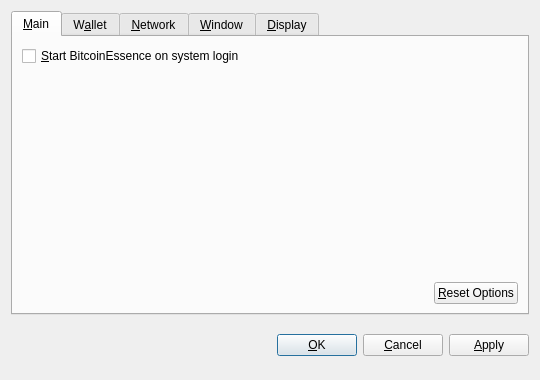
<?xml version="1.0" encoding="UTF-8"?>
<ui version="4.0">
 <class>OptionsDialog</class>
 <widget class="QDialog" name="OptionsDialog">
  <property name="geometry">
   <rect>
    <x>0</x>
    <y>0</y>
    <width>540</width>
    <height>380</height>
   </rect>
  </property>
  <property name="windowTitle">
   <string>Options</string>
  </property>
  <property name="modal">
   <bool>true</bool>
  </property>
  <layout class="QVBoxLayout" name="verticalLayout">
   <item>
    <widget class="QTabWidget" name="tabWidget">
     <property name="tabPosition">
      <enum>QTabWidget::North</enum>
     </property>
     <property name="currentIndex">
      <number>0</number>
     </property>
     <widget class="QWidget" name="tabMain">
      <attribute name="title">
       <string>&amp;Main</string>
      </attribute>
      <layout class="QVBoxLayout" name="verticalLayout_Main">
       <item>
        <widget class="QCheckBox" name="bitcoinAtStartup">
         <property name="toolTip">
          <string>Automatically start BitcoinEssence after logging in to the system.</string>
         </property>
         <property name="text">
          <string>&amp;Start BitcoinEssence on system login</string>
         </property>
        </widget>
       </item>
       <item>
        <spacer name="verticalSpacer_Main">
         <property name="orientation">
          <enum>Qt::Vertical</enum>
         </property>
         <property name="sizeHint" stdset="0">
          <size>
           <width>20</width>
           <height>40</height>
          </size>
         </property>
        </spacer>
       </item>
       <item>
        <layout class="QHBoxLayout" name="horizontalLayout_2_Main">
         <item>
          <spacer name="horizontalSpacer_2_Main">
           <property name="orientation">
            <enum>Qt::Horizontal</enum>
           </property>
           <property name="sizeHint" stdset="0">
            <size>
             <width>40</width>
             <height>20</height>
            </size>
           </property>
          </spacer>
         </item>
         <item>
          <widget class="QPushButton" name="resetButton">
           <property name="toolTip">
            <string>Reset all client options to default.</string>
           </property>
           <property name="text">
            <string>&amp;Reset Options</string>
           </property>
           <property name="autoDefault">
            <bool>false</bool>
           </property>
          </widget>
         </item>
        </layout>
       </item>
      </layout>
     </widget>
     <widget class="QWidget" name="tabWallet">
      <attribute name="title">
       <string>W&amp;allet</string>
      </attribute>
      <layout class="QVBoxLayout" name="verticalLayout_Network">
       <item>
        <widget class="QLabel" name="transactionFeeInfoLabel">
         <property name="text">
          <string>Optional transaction fee per kB that helps make sure your transactions are processed quickly. Most transactions are 1 kB.</string>
         </property>
         <property name="textFormat">
          <enum>Qt::PlainText</enum>
         </property>
         <property name="wordWrap">
          <bool>true</bool>
         </property>
        </widget>
       </item>
       <item>
        <layout class="QHBoxLayout" name="horizontalLayout_1_Main">
         <item>
          <widget class="QLabel" name="transactionFeeLabel">
           <property name="text">
            <string>Pay transaction &amp;fee</string>
           </property>
           <property name="textFormat">
            <enum>Qt::PlainText</enum>
           </property>
           <property name="buddy">
            <cstring>transactionFee</cstring>
           </property>
          </widget>
         </item>
         <item>
          <widget class="BitcoinAmountField" name="transactionFee"/>
         </item>
         <item>
          <spacer name="horizontalSpacer_1_Main">
           <property name="orientation">
            <enum>Qt::Horizontal</enum>
           </property>
           <property name="sizeHint" stdset="0">
            <size>
             <width>40</width>
             <height>20</height>
            </size>
           </property>
          </spacer>
         </item>
        </layout>
       </item>
       <item>
        <widget class="QLabel" name="label">
         <property name="text">
          <string>If you disable the spending of unconfirmed change, the change from a transaction cannot be used until that transaction has at least one confirmation. This also affects how your balance is computed.</string>
         </property>
         <property name="wordWrap">
          <bool>true</bool>
         </property>
        </widget>
       </item>
       <item>
        <widget class="QCheckBox" name="spendZeroConfChange">
         <property name="text">
          <string>Spend unconfirmed change  (experts only)</string>
         </property>
        </widget>
       </item>
       <item>
        <spacer name="verticalSpacer">
         <property name="orientation">
          <enum>Qt::Vertical</enum>
         </property>
         <property name="sizeHint" stdset="0">
          <size>
           <width>20</width>
           <height>40</height>
          </size>
         </property>
        </spacer>
       </item>
      </layout>
     </widget>
     <widget class="QWidget" name="tabNetwork">
      <attribute name="title">
       <string>&amp;Network</string>
      </attribute>
      <layout class="QVBoxLayout" name="verticalLayout_Network">
       <item>
        <widget class="QCheckBox" name="mapPortUpnp">
         <property name="toolTip">
          <string>Automatically open the BitcoinEssence client port on the router. This only works when your router supports UPnP and it is enabled.</string>
         </property>
         <property name="text">
          <string>Map port using &amp;UPnP</string>
         </property>
        </widget>
       </item>
       <item>
        <widget class="QCheckBox" name="connectSocks">
         <property name="toolTip">
          <string>Connect to the BitcoinEssence network through a SOCKS proxy (e.g. when connecting through Tor).</string>
         </property>
         <property name="text">
          <string>&amp;Connect through SOCKS proxy:</string>
         </property>
        </widget>
       </item>
       <item>
        <layout class="QHBoxLayout" name="horizontalLayout_Network">
         <item>
          <widget class="QLabel" name="proxyIpLabel">
           <property name="text">
            <string>Proxy &amp;IP:</string>
           </property>
           <property name="textFormat">
            <enum>Qt::PlainText</enum>
           </property>
           <property name="buddy">
            <cstring>proxyIp</cstring>
           </property>
          </widget>
         </item>
         <item>
          <widget class="QValidatedLineEdit" name="proxyIp">
           <property name="maximumSize">
            <size>
             <width>140</width>
             <height>16777215</height>
            </size>
           </property>
           <property name="toolTip">
            <string>IP address of the proxy (e.g. 127.0.0.1)</string>
           </property>
          </widget>
         </item>
         <item>
          <widget class="QLabel" name="proxyPortLabel">
           <property name="text">
            <string>&amp;Port:</string>
           </property>
           <property name="textFormat">
            <enum>Qt::PlainText</enum>
           </property>
           <property name="buddy">
            <cstring>proxyPort</cstring>
           </property>
          </widget>
         </item>
         <item>
          <widget class="QLineEdit" name="proxyPort">
           <property name="maximumSize">
            <size>
             <width>55</width>
             <height>16777215</height>
            </size>
           </property>
           <property name="toolTip">
            <string>Port of the proxy (e.g. 9050)</string>
           </property>
          </widget>
         </item>
         <item>
          <widget class="QLabel" name="socksVersionLabel">
           <property name="text">
            <string>SOCKS &amp;Version:</string>
           </property>
           <property name="textFormat">
            <enum>Qt::PlainText</enum>
           </property>
           <property name="buddy">
            <cstring>socksVersion</cstring>
           </property>
          </widget>
         </item>
         <item>
          <widget class="QValueComboBox" name="socksVersion">
           <property name="toolTip">
            <string>SOCKS version of the proxy (e.g. 5)</string>
           </property>
          </widget>
         </item>
         <item>
          <spacer name="horizontalSpacer_Network">
           <property name="orientation">
            <enum>Qt::Horizontal</enum>
           </property>
           <property name="sizeHint" stdset="0">
            <size>
             <width>40</width>
             <height>20</height>
            </size>
           </property>
          </spacer>
         </item>
        </layout>
       </item>
       <item>
        <spacer name="verticalSpacer_Network">
         <property name="orientation">
          <enum>Qt::Vertical</enum>
         </property>
         <property name="sizeHint" stdset="0">
          <size>
           <width>20</width>
           <height>40</height>
          </size>
         </property>
        </spacer>
       </item>
      </layout>
     </widget>
     <widget class="QWidget" name="tabWindow">
      <attribute name="title">
       <string>&amp;Window</string>
      </attribute>
      <layout class="QVBoxLayout" name="verticalLayout_Window">
       <item>
        <widget class="QCheckBox" name="minimizeToTray">
         <property name="toolTip">
          <string>Show only a tray icon after minimizing the window.</string>
         </property>
         <property name="text">
          <string>&amp;Minimize to the tray instead of the taskbar</string>
         </property>
        </widget>
       </item>
       <item>
        <widget class="QCheckBox" name="minimizeOnClose">
         <property name="toolTip">
          <string>Minimize instead of exit the application when the window is closed. When this option is enabled, the application will be closed only after selecting Quit in the menu.</string>
         </property>
         <property name="text">
          <string>M&amp;inimize on close</string>
         </property>
        </widget>
       </item>
       <item>
        <spacer name="verticalSpacer_Window">
         <property name="orientation">
          <enum>Qt::Vertical</enum>
         </property>
         <property name="sizeHint" stdset="0">
          <size>
           <width>20</width>
           <height>40</height>
          </size>
         </property>
        </spacer>
       </item>
      </layout>
     </widget>
     <widget class="QWidget" name="tabDisplay">
      <attribute name="title">
       <string>&amp;Display</string>
      </attribute>
      <layout class="QVBoxLayout" name="verticalLayout_Display">
       <item>
        <layout class="QHBoxLayout" name="horizontalLayout_1_Display">
         <item>
          <widget class="QLabel" name="langLabel">
           <property name="text">
            <string>User Interface &amp;language:</string>
           </property>
           <property name="textFormat">
            <enum>Qt::PlainText</enum>
           </property>
           <property name="buddy">
            <cstring>lang</cstring>
           </property>
          </widget>
         </item>
         <item>
          <widget class="QValueComboBox" name="lang">
           <property name="toolTip">
            <string>The user interface language can be set here. This setting will take effect after restarting BitcoinEssence.</string>
           </property>
          </widget>
         </item>
        </layout>
       </item>
       <item>
        <layout class="QHBoxLayout" name="horizontalLayout_2_Display">
         <item>
          <widget class="QLabel" name="unitLabel">
           <property name="text">
            <string>&amp;Unit to show amounts in:</string>
           </property>
           <property name="textFormat">
            <enum>Qt::PlainText</enum>
           </property>
           <property name="buddy">
            <cstring>unit</cstring>
           </property>
          </widget>
         </item>
         <item>
          <widget class="QValueComboBox" name="unit">
           <property name="toolTip">
            <string>Choose the default subdivision unit to show in the interface and when sending coins.</string>
           </property>
          </widget>
         </item>
        </layout>
       </item>
       <item>
        <widget class="QCheckBox" name="displayAddresses">
         <property name="toolTip">
          <string>Whether to show BitcoinEssence addresses in the transaction list or not.</string>
         </property>
         <property name="text">
          <string>&amp;Display addresses in transaction list</string>
         </property>
        </widget>
       </item>
       <item>
        <widget class="QCheckBox" name="coinControlFeatures">
         <property name="toolTip">
          <string>Whether to show coin control features or not.</string>
         </property>
         <property name="text">
          <string>Display coin &amp;control features (experts only!)</string>
         </property>
        </widget>
       </item>
       <item>
        <spacer name="verticalSpacer_Display">
         <property name="orientation">
          <enum>Qt::Vertical</enum>
         </property>
         <property name="sizeHint" stdset="0">
          <size>
           <width>20</width>
           <height>40</height>
          </size>
         </property>
        </spacer>
       </item>
      </layout>
     </widget>
    </widget>
   </item>
   <item>
    <layout class="QHBoxLayout" name="horizontalLayout_Buttons">
     <item>
      <spacer name="horizontalSpacer_1">
       <property name="orientation">
        <enum>Qt::Horizontal</enum>
       </property>
       <property name="sizeHint" stdset="0">
        <size>
         <width>40</width>
         <height>48</height>
        </size>
       </property>
      </spacer>
     </item>
     <item>
      <widget class="QLabel" name="statusLabel">
       <property name="font">
        <font>
         <weight>75</weight>
         <bold>true</bold>
        </font>
       </property>
       <property name="text">
        <string/>
       </property>
       <property name="textFormat">
        <enum>Qt::PlainText</enum>
       </property>
       <property name="wordWrap">
        <bool>true</bool>
       </property>
      </widget>
     </item>
     <item>
      <spacer name="horizontalSpacer_2">
       <property name="orientation">
        <enum>Qt::Horizontal</enum>
       </property>
       <property name="sizeHint" stdset="0">
        <size>
         <width>40</width>
         <height>48</height>
        </size>
       </property>
      </spacer>
     </item>
     <item>
      <widget class="QPushButton" name="okButton">
       <property name="text">
        <string>&amp;OK</string>
       </property>
      </widget>
     </item>
     <item>
      <widget class="QPushButton" name="cancelButton">
       <property name="text">
        <string>&amp;Cancel</string>
       </property>
       <property name="autoDefault">
        <bool>false</bool>
       </property>
      </widget>
     </item>
     <item>
      <widget class="QPushButton" name="applyButton">
       <property name="text">
        <string>&amp;Apply</string>
       </property>
       <property name="autoDefault">
        <bool>false</bool>
       </property>
      </widget>
     </item>
    </layout>
   </item>
  </layout>
 </widget>
 <customwidgets>
  <customwidget>
   <class>BitcoinAmountField</class>
   <extends>QSpinBox</extends>
   <header>bitcoinamountfield.h</header>
  </customwidget>
  <customwidget>
   <class>QValueComboBox</class>
   <extends>QComboBox</extends>
   <header>qvaluecombobox.h</header>
  </customwidget>
  <customwidget>
   <class>QValidatedLineEdit</class>
   <extends>QLineEdit</extends>
   <header>qvalidatedlineedit.h</header>
  </customwidget>
 </customwidgets>
 <resources/>
 <connections/>
</ui>
